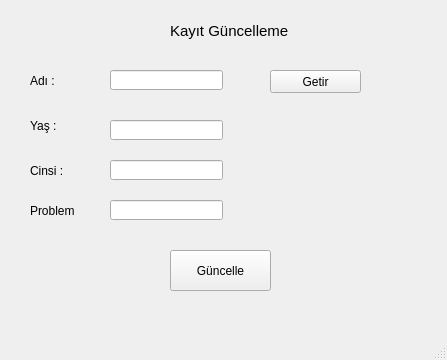
<?xml version="1.0" encoding="UTF-8"?>
<ui version="4.0">
 <class>MainWindow</class>
 <widget class="QMainWindow" name="MainWindow">
  <property name="geometry">
   <rect>
    <x>0</x>
    <y>0</y>
    <width>447</width>
    <height>360</height>
   </rect>
  </property>
  <property name="windowTitle">
   <string>MainWindow</string>
  </property>
  <widget class="QWidget" name="centralwidget">
   <widget class="QLabel" name="label">
    <property name="geometry">
     <rect>
      <x>170</x>
      <y>10</y>
      <width>121</width>
      <height>41</height>
     </rect>
    </property>
    <property name="font">
     <font>
      <pointsize>11</pointsize>
     </font>
    </property>
    <property name="text">
     <string>Kayıt Güncelleme</string>
    </property>
   </widget>
   <widget class="QLabel" name="label_4">
    <property name="geometry">
     <rect>
      <x>30</x>
      <y>70</y>
      <width>47</width>
      <height>21</height>
     </rect>
    </property>
    <property name="text">
     <string>Adı :</string>
    </property>
   </widget>
   <widget class="QLabel" name="label_5">
    <property name="geometry">
     <rect>
      <x>30</x>
      <y>110</y>
      <width>47</width>
      <height>31</height>
     </rect>
    </property>
    <property name="text">
     <string>Yaş :</string>
    </property>
   </widget>
   <widget class="QLabel" name="label_6">
    <property name="geometry">
     <rect>
      <x>30</x>
      <y>160</y>
      <width>47</width>
      <height>21</height>
     </rect>
    </property>
    <property name="text">
     <string>Cinsi :</string>
    </property>
   </widget>
   <widget class="QLabel" name="label_7">
    <property name="geometry">
     <rect>
      <x>30</x>
      <y>200</y>
      <width>47</width>
      <height>21</height>
     </rect>
    </property>
    <property name="text">
     <string>Problem :</string>
    </property>
   </widget>
   <widget class="QLineEdit" name="lineEdit_3">
    <property name="geometry">
     <rect>
      <x>110</x>
      <y>70</y>
      <width>113</width>
      <height>20</height>
     </rect>
    </property>
   </widget>
   <widget class="QLineEdit" name="lineEdit_4">
    <property name="geometry">
     <rect>
      <x>110</x>
      <y>120</y>
      <width>113</width>
      <height>20</height>
     </rect>
    </property>
   </widget>
   <widget class="QLineEdit" name="lineEdit_5">
    <property name="geometry">
     <rect>
      <x>110</x>
      <y>160</y>
      <width>113</width>
      <height>20</height>
     </rect>
    </property>
   </widget>
   <widget class="QLineEdit" name="lineEdit_6">
    <property name="geometry">
     <rect>
      <x>110</x>
      <y>200</y>
      <width>113</width>
      <height>20</height>
     </rect>
    </property>
   </widget>
   <widget class="QPushButton" name="pushButton_2">
    <property name="geometry">
     <rect>
      <x>270</x>
      <y>70</y>
      <width>91</width>
      <height>23</height>
     </rect>
    </property>
    <property name="text">
     <string>Getir</string>
    </property>
   </widget>
   <widget class="QPushButton" name="pushButton_5">
    <property name="geometry">
     <rect>
      <x>170</x>
      <y>250</y>
      <width>101</width>
      <height>41</height>
     </rect>
    </property>
    <property name="text">
     <string>Güncelle</string>
    </property>
   </widget>
  </widget>
  <widget class="QMenuBar" name="menubar">
   <property name="geometry">
    <rect>
     <x>0</x>
     <y>0</y>
     <width>447</width>
     <height>21</height>
    </rect>
   </property>
  </widget>
  <widget class="QStatusBar" name="statusbar"/>
 </widget>
 <resources/>
 <connections/>
</ui>
